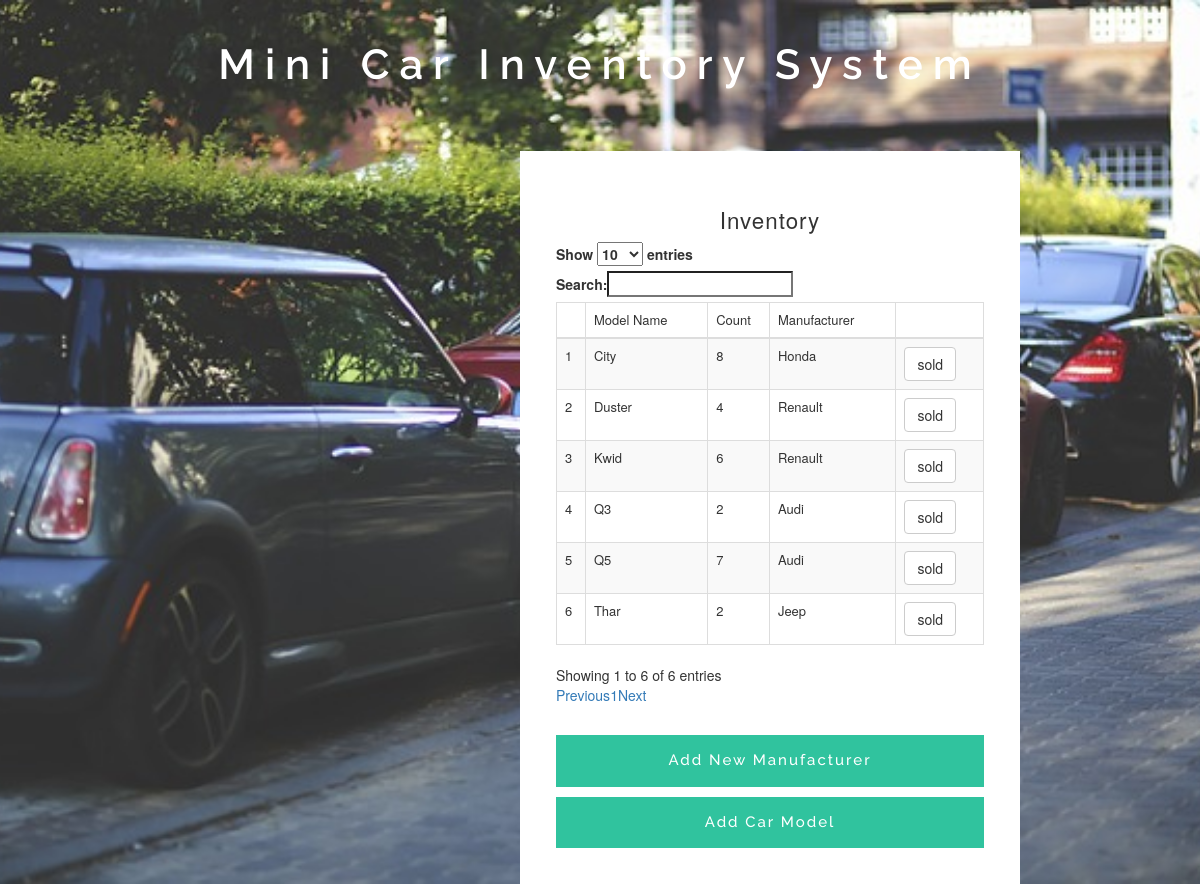
/index.php/pages/view_inventory, run on the app's committed database.
### tables this page shows
CREATE TABLE IF NOT EXISTS `car_model` (
  `id` int(11) NOT NULL AUTO_INCREMENT,
  `name` varchar(50) NOT NULL,
  `count` int(11) NOT NULL,
  `manufacturers_name` varchar(50) NOT NULL,
  `is_active` tinyint(1) NOT NULL DEFAULT '1',
  PRIMARY KEY (`id`)
);

### application/controllers/Pages.php (called while the page is built, shortened)
<?php
class Pages extends CI_Controller {
	public function __construct()
	{
		$this->load->model('Admin_model');
	}
	public function view_inventory()
	{
		$result['data'] = $this->Admin_model->inventory_data();
		$this->load->view('inventory',$result);
	}
}

### index.php (called while the page is built, shortened)
<?php
require_once BASEPATH.'core/CodeIgniter.php';

### application/models/Admin_model.php (called while the page is built, shortened)
<?php  if ( ! defined('BASEPATH')) exit('No direct script access allowed');
class Admin_model extends CI_Model
{
    public function inventory_data() {
        $query=$this->db->query("SELECT * FROM car_model WHERE is_active=1");
        $num = $query->num_rows();
        if ($num > 0) {
            $data_result = $query->result();
            return $data_result;
        }else{
            echo "error";
        }
    }
}

### application/views/inventory.php (the view, shortened to what this page needs)
<!DOCTYPE html>
<html lang="zxx">
<head>
    <link rel="stylesheet" href="<?= base_url('assets') ?>/css/style.css" type="text/css" media="all">
    <link rel="stylesheet" href="<?= base_url('assets') ?>/css/fontawesome-all.css" type="text/css" media="all">
    <link rel="stylesheet" href="https://maxcdn.bootstrapcdn.com/bootstrap/3.3.7/css/bootstrap.min.css">
</head>
<body>
    <h1 class="title-agile text-center bck-clr">Mini Car Inventory System</h1>
    <div class="content-w3ls">
        <div class="agileits-grid">
            <div class="content-top-agile">
                <h2>Inventory</h2>
            </div>
            <div class="content-bottom">
                <div class="table-responsive">
                    <table id="view_inventory" class="table table-striped table-hover table-responsive table-bordered table-sm" style="font-size: small">
                        <thead>
                            <tr>
                                <th></th>
                                <th>Model Name</th>
                                <th>Count</th>
                                <th>Manufacturer</th>
                                <th></th>
                            </tr>
                        </thead>
                        <tbody>
                            <?php if(@$data): ?>
                                <?php foreach ($data as $inventory_data) : ?>
                                    <tr>
                                        <td></td>
                                        <td><?= $inventory_data->name ?></td>
                                        <td><?= $inventory_data->count ?></td>
                                        <td><?= $inventory_data->manufacturers_name ?></td>
                                        <td>
                                            <button id="sold_item<?= $inventory_data->id ?>" class="btn btn-default sold-items">sold</button>
                                        </td>
                                    </tr>
                                <?php endforeach ; ?>
                            <?php endif; ?>
                        </tbody>
                    </table>
                </div>
            </div>
            <div class="col-md-12 pdt"></div>
            <div class="col-md-12 pdt"></div>
            <div class="col-md-12 pdt"></div>
            <div class="wthree-field">
                <button class="btn-sty" id="add_manufacturer2">Add New Manufacturer</button>
            </div>
            <div class="col-md-12 pdt"></div>
            <div class="wthree-field">
                <button class="btn-sty" id="add_car_model2">Add Car Model</button>
            </div>
        </div>
    </div>
</body>
</html>

### assets/css/style.css (style rules this page uses)
html, body, div, span, applet, object, iframe, h1, h2, h3, h4, h5, h6, p, blockquote, pre, a, abbr, acronym, address, big, cite, code, del, dfn, em, img, ins, kbd, q, s, samp, small, strike, strong, sub, sup, tt, var, b, u, i, dl, dt, dd, ol, nav ul, nav li, fieldset, form, label, legend, table, caption, tbody, tfoot, thead, tr, th, td, article, aside, canvas, details, embed, figure, figcaption, footer, header, hgroup, menu, nav, output, ruby, section, summary, time, mark, audio, video { margin: 0; padding: 0; border: 0; font-size: 100%; font: inherit; vertical-align: baseline; }
table { border-collapse: collapse; border-spacing: 0; }
body { background: url(../images/b.jpg) no-repeat center; background-size: cover; -webkit-background-size: cover; -moz-background-size: cover; -o-background-size: cover; -ms-background-size: cover; font-family: 'Raleway', sans-serif; }
.text-center { text-align: center; }
.content-w3ls { display: -webkit-flex; display: -webkit-box; display: -moz-flex; display: -moz-box; display: -ms-flexbox; display: flex; justify-content: flex-end; align-items: flex-end; -webkit-box-pack: flex-end; -moz-box-pack: flex-end; -ms-flex-pack: flex-end; -webkit-justify-content: flex-end; justify-content: flex-end; width: 85%; }
.agileits-grid { max-width: 500px; padding: 3vw; box-sizing: border-box; display: flex; display: -webkit-flex; flex-wrap: wrap; background: rgba(0, 0, 0, 0.5); background: #fff; position: relative; }
.content-top-agile, .content-bottom, .wthree-field { flex-basis: 100%; -webkit-flex-basis: 100%; }
.content-top-agile h2 { color: #333; font-size: 1.6em; text-transform: capitalize; letter-spacing: 1px; text-align: center; font-weight: 500; }
h1.title-agile { font-size: 3em; text-transform: capitalize; color: #ffffff; letter-spacing: 10px; font-weight:600; margin: 1em 1vw 1.5em; text-align: center; font-family: 'Raleway', sans-serif; }
@media (max-width: 1920px) { h1 { font-size: 3.5vw; } }
.btn-sty { background: #30c39e; width: 100%; border: none; color: #fff; padding: 15px 15px; text-transform: capitalize; font-size: 15px; letter-spacing: 2px; font-weight: 500; font-family: 'Raleway', sans-serif; cursor: pointer; transition: 0.5s all; -webkit-transition: 0.5s all; -moz-transition: 0.5s all; -o-transition: 0.5s all; -ms-transition: 0.5s all; }

### application/views/inventory.php (style rules this page uses)
.pdt { height:10px; }

### data on the page
car_model: name "Q5", count "7", manufacturers_name "Audi"
car_model: name "Q3", count "2", manufacturers_name "Audi"
car_model: name "City", count "8", manufacturers_name "Honda"
car_model: name "Duster", count "4", manufacturers_name "Renault"
car_model: name "Kwid", count "6", manufacturers_name "Renault"
car_model: name "Thar", count "2", manufacturers_name "Jeep"
